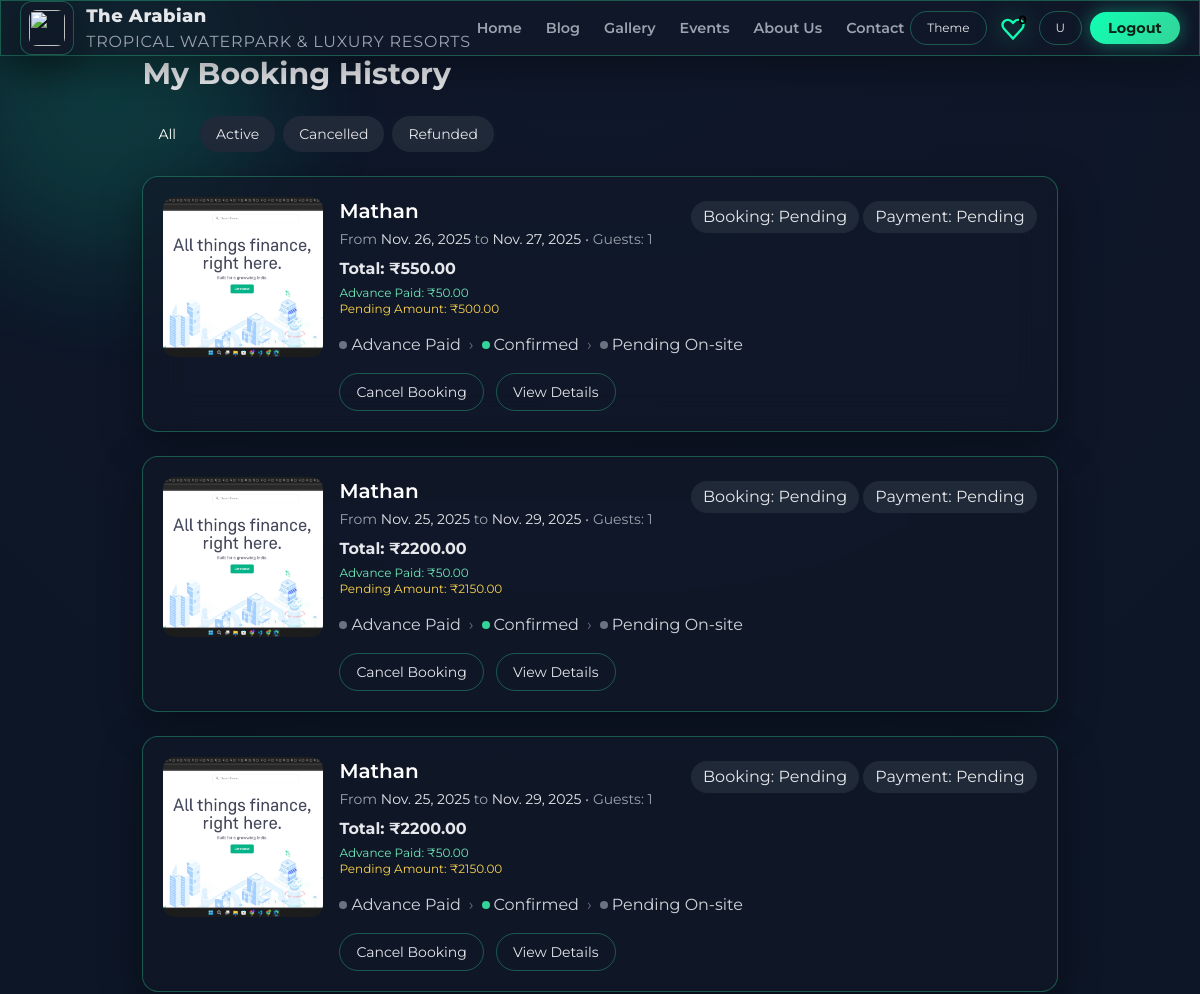
Before: /booking-history/ (signed in, upper part) with the older database file.
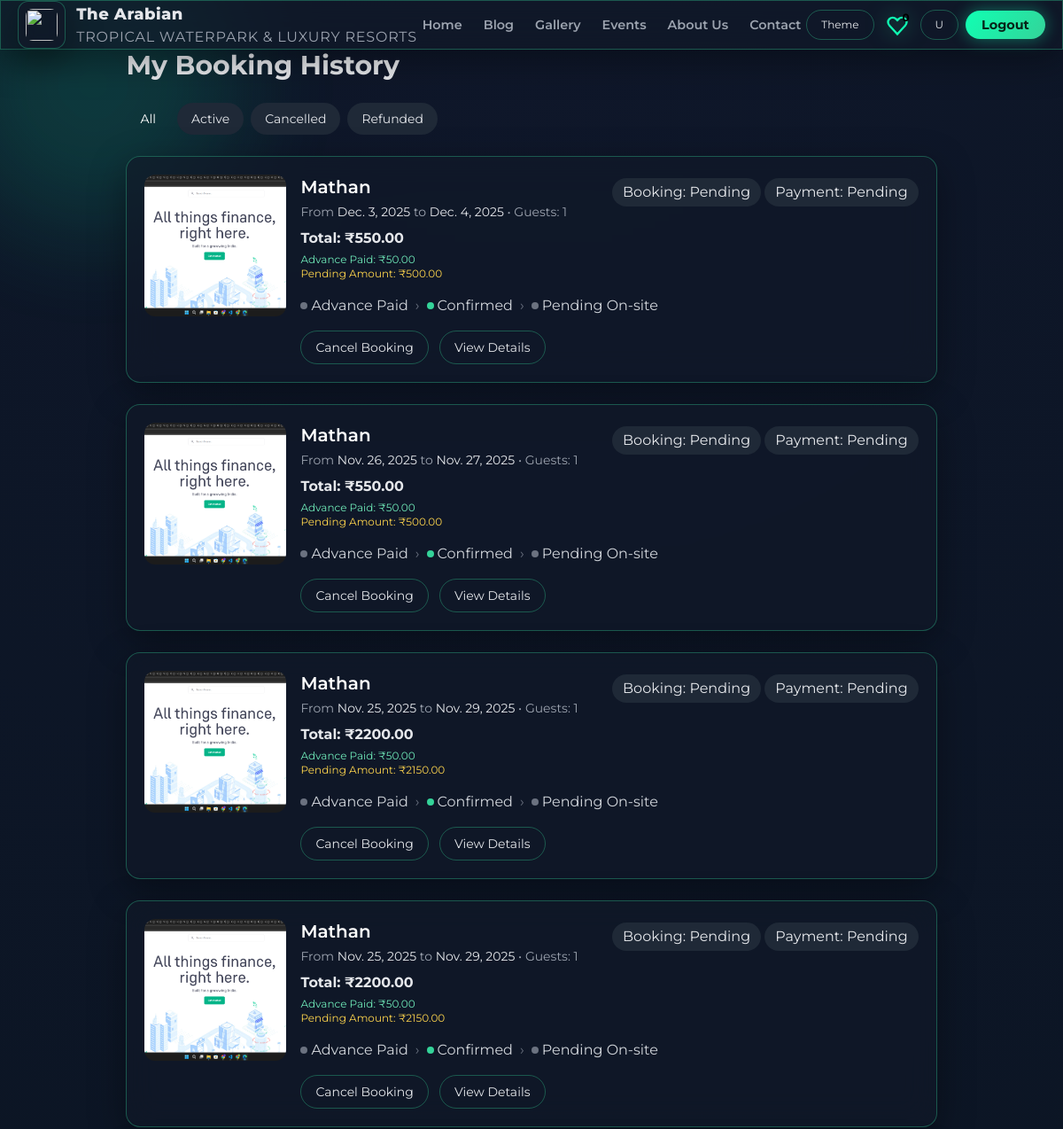
After: the same page with the newer database file.
### app/models.py (models this page shows, shortened)
class CustomUser(AbstractUser):
    username = None # Removed username
    name = models.CharField(max_length=150, default="User")
    email = models.EmailField(unique=True)
    phone = models.CharField(max_length=15, unique=True)
    USERNAME_FIELD = 'email'
    REQUIRED_FIELDS = ['phone']
    objects = CustomUserManager()  # <-- IMPORTANT

class Booking(models.Model):
    user = models.ForeignKey(
        settings.AUTH_USER_MODEL,
        on_delete=models.SET_NULL,
        null=True, blank=True
    )
    resort = models.ForeignKey(Resort, on_delete=models.CASCADE)
    guest_name = models.CharField(max_length=100)
    guest_email = models.EmailField()
    guest_phone = models.CharField(max_length=15)
    check_in = models.DateField()
    check_out = models.DateField()
    guests = models.PositiveIntegerField()
    total_price = models.DecimalField(max_digits=10, decimal_places=2)
    booking_status = models.CharField(max_length=10, choices=STATUS_CHOICES, default='Pending')
    payment_status = models.CharField(max_length=10, default='Pending')
    razorpay_order_id = models.CharField(max_length=100, blank=True, null=True)
    advance_paid = models.DecimalField(max_digits=10, decimal_places=2, default=0)
    pending_amount = models.DecimalField(max_digits=10, decimal_places=2, default=0)
    qr_code = models.ImageField(upload_to="qr_codes/", blank=True, null=True)
    checkin_verified = models.BooleanField(default=False)
    created_at = models.DateTimeField(auto_now_add=True)

class Resort(models.Model):
    name = models.CharField(max_length=100)
    location = models.CharField(max_length=255)
    description = models.TextField()
    amenities = models.TextField(blank=True)
    check_in_time = models.CharField(max_length=20, default="12:00 PM")
    check_out_time = models.CharField(max_length=20, default="10:00 AM")
    highlights = models.TextField(blank=True)
    price_per_guest = models.DecimalField(max_digits=8, decimal_places=2)
    image = models.ImageField(upload_to='resort_images/', blank=True, null=True)
    location = models.CharField(max_length=255)
    address = models.TextField(blank=True, null=True)   # optional
    latitude = models.FloatField(blank=True, null=True)
    longitude = models.FloatField(blank=True, null=True)

### app/views.py (the view)
# urls.py: path("booking-history/", views.booking_history, name="booking_history"),
@login_required(login_url="/signin/")
def booking_history(request):
    bookings = Booking.objects.filter(user=request.user).order_by("-id")
    return render(
        request,
        "booking_history.html",
        {"bookings": bookings, "wishlist_count": get_wishlist_count(request)},
    )

### app/views.py (called while the page is built)
def get_wishlist_count(request):
    if request.user.is_authenticated:
        return Wishlist.objects.filter(user=request.user).count()
    return 0

### app/templates/booking_history.html (shortened to what this page needs)
{% extends "base.html" %}
{% load static %}
{% block content %}
<h1 class="text-3xl font-bold mb-6">My Booking History</h1>
<div class="mb-6 flex flex-wrap gap-2">
  <button class="filter-tab px-4 py-2 rounded-full text-sm bg-teal-600 text-white"
          data-filter="all">
    All
  </button>
  <button class="filter-tab px-4 py-2 rounded-full text-sm bg-gray-800 text-gray-200"
          data-filter="active">
    Active
  </button>
  <button class="filter-tab px-4 py-2 rounded-full text-sm bg-gray-800 text-gray-200"
          data-filter="cancelled">
    Cancelled
  </button>
  <button class="filter-tab px-4 py-2 rounded-full text-sm bg-gray-800 text-gray-200"
          data-filter="refunded">
    Refunded
  </button>
</div>
{% if bookings %}
<div class="space-y-6">
  {% for b in bookings %}
  <div class="booking-card glass p-5 rounded-2xl border border-white/10 shadow-xl flex flex-col md:flex-row gap-4"
       data-status-booking="{{ b.booking_status }}"
       data-status-payment="{{ b.payment_status }}">
    <div class="w-full md:w-40 flex-shrink-0">
      {% if b.resort.image %}
      <img src="{{ b.resort.image.url }}"
           class="w-full h-32 md:h-40 object-cover rounded-xl"
           alt="{{ b.resort.name }}">
      {% else %}
      <div class="w-full h-32 md:h-40 bg-black/40 rounded-xl flex items-center justify-center text-gray-400 text-xs">
        No Image
      </div>
      {% endif %}
    </div>
    <div class="flex-1 flex flex-col justify-between">
      <div class="flex justify-between items-start gap-3">
        <div>
          <h2 class="text-lg md:text-xl font-semibold text-white">{{ b.resort.name }}</h2>
          <p class="text-xs md:text-sm text-gray-400 mt-1">
            From <span class="text-gray-200">{{ b.check_in }}</span>
            to <span class="text-gray-200">{{ b.check_out }}</span>
            • Guests: {{ b.guests }}
          </p>
          <p class="mt-2 text-teal-300 font-bold text-base">
            Total: ₹{{ b.total_price }}
          </p>
          <p class="text-green-300 text-xs mt-1">
            Advance Paid: ₹{{ b.advance_paid }}
          </p>
          <p class="text-yellow-300 text-xs">
            Pending Amount: ₹{{ b.pending_amount }}
          </p>
        </div>
        <div class="text-right text-[11px] space-y-1">
          <p class="px-3 py-1 rounded-full bg-gray-800 text-gray-200 inline-block">
            Booking: {{ b.booking_status }}
          </p>
          <p class="px-3 py-1 rounded-full bg-gray-800 text-gray-200 inline-block">
            Payment: {{ b.payment_status }}
          </p>
        </div>
      </div>
      <div class="mt-4 flex flex-wrap items-center gap-2 text-[11px] text-gray-300">
        <div class="flex items-center gap-1">
          <span class="w-2 h-2 rounded-full
            {% if b.payment_status == 'Paid' or b.payment_status == 'Refunded' %}bg-green-400{% else %}bg-gray-500{% endif %}">
          </span>
          <span>Advance Paid</span>
        </div>
        <span class="text-gray-500">›</span>
        <div class="flex items-center gap-1">
          <span class="w-2 h-2 rounded-full
            {% if b.booking_status == 'Cancelled' %}bg-red-400{% else %}bg-green-400{% endif %}">
          </span>
          <span>
            {% if b.booking_status == 'Cancelled' %}Cancelled{% else %}Confirmed{% endif %}
          </span>
        </div>
        <span class="text-gray-500">›</span>
        <div class="flex items-center gap-1">
          <span class="w-2 h-2 rounded-full
            {% if b.payment_status == 'Refunded' %}bg-blue-400{% else %}bg-gray-500{% endif %}">
          </span>
          <span>
            {% if b.payment_status == 'Refunded' %}Refunded{% else %}Pending On-site{% endif %}
          </span>
        </div>
      </div>
      <div class="mt-4 flex flex-wrap gap-3">
        {% if b.booking_status != "Cancelled" and b.payment_status != "Paid" %}
        <a href="{% url 'cancel_booking' b.id %}"
           class="btn-ghost px-4 py-2 text-xs md:text-sm">
          Cancel Booking
        </a>
        {% endif %}
        <button
          class="btn-ghost px-4 py-2 text-xs md:text-sm"
          onclick="openBookingDetailsModal(this)"
          data-resort="{{ b.resort.name }}"
          data-location="{{ b.resort.location }}"
          data-checkin="{{ b.check_in }}"
          data-checkout="{{ b.check_out }}"
          data-guests="{{ b.guests }}"
          data-total="{{ b.total_price }}"
          data-advance="{{ b.advance_paid }}"
          data-pending="{{ b.pending_amount }}"
          data-booking-status="{{ b.booking_status }}"
          data-payment-status="{{ b.payment_status }}"
          data-receipt-url="{% url 'download_receipt' b.id %}">
          View Details
        </button>
      </div>
    </div>
  </div>
  {% endfor %}
</div>
{% else %}
<div class="glass p-8 rounded-xl text-center text-gray-300">
  No bookings found.
</div>
{% endif %}
{% endblock %}

### app/templates/base.html (shortened to what this page needs)
{% load static %}
<!DOCTYPE html>
<html lang="en" data-theme="dark">
<head>
  <link href="https://cdn.jsdelivr.net/npm/tailwindcss@2.2.19/dist/tailwind.min.css" rel="stylesheet">
</head>
<body class="min-h-screen flex flex-col">
<div class="orb orb-1"></div>
<header class="glass sticky top-0 z-40 border-b border-gray-800/60">
  <div class="container-ll flex items-center justify-between py-3">
    <a href="{% url 'index' %}" class="flex items-center gap-3">
      <div class="glass p-2 rounded-xl border border-white/10">
        <img src="{% static 'img/logo-water.png' %}" class="w-9 h-9 rounded-lg object-cover">
      </div>
      <div>
        <div class="font-extrabold text-lg tracking-wide flex items-center gap-1">
          The Arabian
        </div>
        <div class="text-[0.62rem] tracking-wider uppercase text-gray-400">
          Tropical Waterpark & Luxury Resorts
        </div>
      </div>
    </a>
    <nav class="hidden md:flex gap-6 items-center font-semibold text-sm">
      <a href="{% url 'index' %}" class="nav-link">Home</a>
      <a href="{% url 'blog' %}" class="nav-link">Blog</a>
      <a href="{% url 'gallery' %}" class="nav-link">Gallery</a>
      <a href="{% url 'events' %}" class="nav-link">Events</a>
      <a href="{% url 'about_us' %}" class="nav-link">About Us</a>
      <a href="{% url 'contact' %}" class="nav-link">Contact</a>
    </nav>
    <div class="flex items-center gap-3">
      <button id="themeToggle" class="btn-ghost px-3 py-1 text-xs">Theme</button>
      {% if user.is_authenticated %}
      <a href="{% url 'wishlist' %}" class="relative hidden md:inline-block">
        <svg class="w-7 h-7"
             style="filter:drop-shadow(0 0 12px rgba(34,211,153,0.7))"
             fill="none" stroke="#10FFB3" viewBox="0 0 24 24">
          <path stroke-width="2"
           d="M4.318 6.318a4.5 4.5 0 016.364 0L12 7.637l1.318-1.319a4.5
           4.5 0 116.364 6.364L12 21l-7.682-8.318a4.5
           4.5 0 010-6.364z"/>
        </svg>
        <span class="absolute -top-1 -right-2 bg-emerald-400 text-black text-xs font-bold px-2 py-0.5 rounded-full">
          {{ request.user.wishlist_set.count|default:0 }}
        </span>
      </a>
      {% endif %}
<div class="hidden md:flex items-center gap-2">
    {% if user.is_authenticated %}
        <a href="{% url 'profile' %}" class="btn-ghost text-xs">
            {{ user.name|default:"U"|slice:":1" }}
        </a>
        <form method="POST" action="{% url 'logout' %}">
            <button class="btn-primary text-xs">Logout</button>
        </form>
    {% else %}
        <a href="{% url 'signin' %}" class="btn-ghost text-xs">Login</a>
        <a href="{% url 'register' %}" class="btn-primary text-xs">Sign Up</a>
    {% endif %}
</div>
</header>
<main class="container-ll py-10 flex-grow">
  {% block content %}{% endblock %}
</main>
</body>
</html>

### app/templates/base.html (style rules this page uses)
:root { --bg: radial-gradient(circle at top, #0F172A 0, #0B1523 40%, #0A1322 100%); --bg-solid: #0A1322; --glass: rgba(17,25,40,0.65); --muted: #9ca3af; --text: #e5e7eb; --accent-1:#34D399; --accent-2:#10FFB3; --accent-3:#22D3EE; --cta-gradient: linear-gradient(125deg,#10FFB3,#34D399,#22D3EE); --glass-border: rgba(52,211,153,0.35); }
body { min-height:100vh; background:var(--bg); color:var(--text); font-family:"Montserrat",sans-serif; transition: background 0.4s ease, color 0.3s ease; position:relative; overflow-x:hidden; }
.orb { position:fixed; border-radius:999px; filter:blur(65px); opacity:.45; z-index:-1; }
.orb-1 { width:330px; height:330px; background:#10ffb355; top:-70px; left:-60px; }
.glass { background:var(--glass); border:1px solid var(--glass-border); backdrop-filter:blur(18px); -webkit-backdrop-filter:blur(18px); box-shadow:0 12px 40px rgba(0,0,0,0.35); }
.btn-primary { background-image:var(--cta-gradient); background-size:200% 200%; padding:8px 18px; border-radius:999px; color:#072318; font-weight:700; font-size:.9rem; transition:0.25s ease; box-shadow:0 0 18px rgba(16,255,179,0.4); }
.btn-ghost { background:transparent; border:1px solid var(--glass-border); padding:8px 16px; border-radius:999px; color:var(--text); transition:.25s; }
.container-ll { max-width:1250px; margin:auto; padding:0 1.2rem; }
.nav-link { font-size:.9rem; color:var(--muted); position:relative; }
.nav-link::after { content:""; position:absolute; bottom:-3px; left:0; width:0; height:2px; background:var(--cta-gradient); border-radius:999px; transition:.25s ease; }

Changed rows visible on the page:
added Booking: resort.image (picture), resort.name "Mathan", check_in "Dec. 3, 2025", check_out "Dec. 4, 2025", guests "1", total_price "550.00", advance_paid "50.00", pending_amount "500.00", booking_status "Pending", payment_status "Pending", shows "Confirmed", shows "Pending On-site", shows "Cancel Booking"
